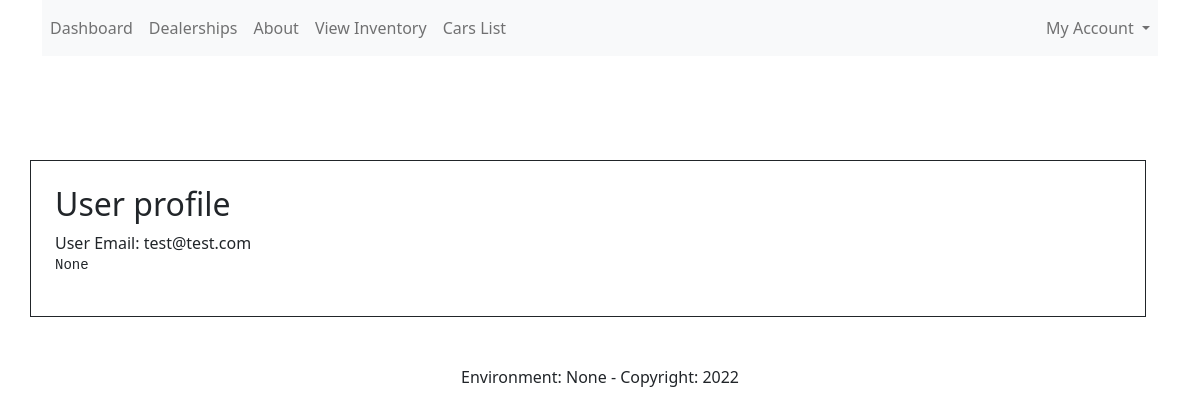
Before: /users/2 (signed in) with the older database file.
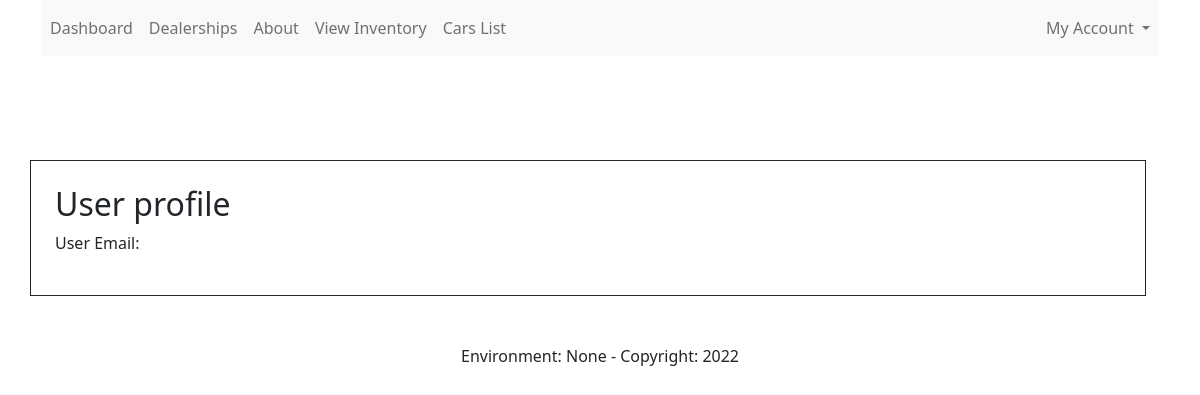
After: the same page with the newer database file.
### app/db/models/__init__.py (models this page shows, shortened)
class User(UserMixin, db.Model):
    __tablename__ = 'users'
    id = db.Column(db.Integer, primary_key=True)
    email = db.Column(db.String(120), unique=True, nullable=False)
    password = db.Column(db.String(300), nullable=False)
    about = db.Column(db.String(300), nullable=True, unique=False)
    authenticated = db.Column(db.Boolean, default=False)
    registered_on = db.Column('registered_on', db.DateTime)
    active = db.Column('is_active', db.Boolean(), nullable=False, server_default='1')
    is_admin = db.Column('is_admin', db.Boolean(), nullable=False, server_default='0')
    locations = db.relationship("Location",
                                secondary=location_user, backref="users")
    songs = db.relationship("Song",
                            secondary=song_user, backref="users")
    def is_active(self):
        return True

### app/auth/__init__.py (the view)
@auth.route('/users/<int:user_id>')
@login_required
def retrieve_user(user_id):
    user = User.query.get(user_id)
    return render_template('profile_view.html', user=user)

### app/__init__.py (called while the page is built)
@login_manager.user_loader
def user_loader(user_id):
    try:
        return User.query.get(int(user_id))
    except:
        return None

### app/context_processors/__init__.py (called while the page is built)
def utility_text_processors():
    message = "hello world"
    form = login_form()
    def deployment_environment():
        return getenv('FLASK_ENV', None)
    def current_year():
        currentDateTime = datetime.datetime.now()
        date = currentDateTime.date()
        year = date.strftime("%Y")
        return year
    def format_price(amount, currency="$"):
        return f"{currency}{amount:.2f}"
    return dict(
        form=form,
        mymessage=message,
        deployment_environment=deployment_environment(),
        year=current_year(),
        format_price=format_price
    )

### app/logging_config/__init__.py (called while the page is built)
@log_con.after_app_request
def after_request_logging(response):
    if request.path == '/favicon.ico':
        return response
    elif request.path.startswith('/static'):
        return response
    elif request.path.startswith('/bootstrap'):
        return response
    return response

### app/auth/templates/profile_view.html
{% extends "base.html" %}
{% block content %}
    <div class="row mt-5">
         <div class="border border-1 border-dark mx-auto p-4">
             <h2>User profile</h2>
                User Email: {{ user.email }}
                <pre>{{ user.about }}</pre>
         </div>
    </div>
{% endblock %}

Changed rows visible on the page:
removed User: email "test@test.com", about "None"
